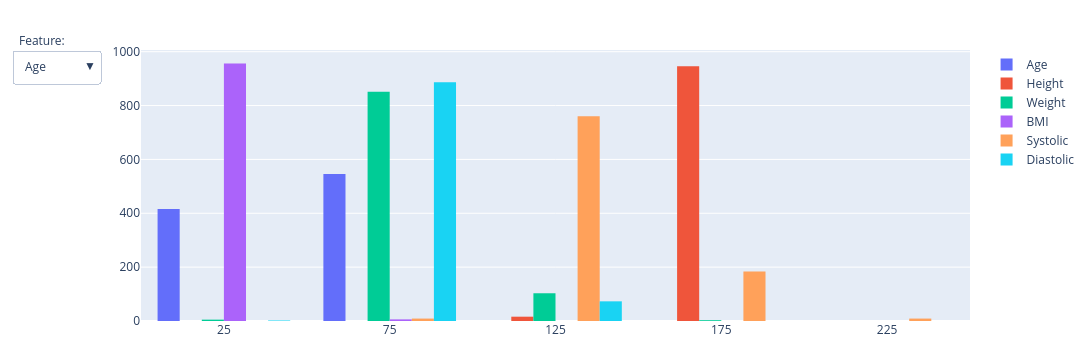

Source (notebook cell):
### Code cell
hist_features = ['Age', 'Height', 'Weight', 'BMI', 'Systolic', 'Diastolic']

plot = go.Figure(data=[go.Histogram(name=i, x=data[i], nbinsx = 10)
                       for i in hist_features])


# Add dropdown 
plot.update_layout( 
	updatemenus=[ 
		dict( 
			direction="down",
			buttons=list([ 
				dict(label=i, 
					method="update", 
					args=[{"visible": [i == j for j in hist_features]}, 
						{"title": i}])
                for i in hist_features
			]), 
		) 
	]) 

# Add annotation
plot.update_layout(
    annotations=[
        dict(text="Feature:", showarrow=False,
        x = -0.15, xref="paper", y=1.075, yref="paper", align="left")
    ]
)

plot.update_layout(
    autosize=False,
    width=1100,
    height=350,
    margin=dict(l=20, r=20, t=50, b=20),
)

plot.show()

### Figure 1 — Plotly figure (JSON) as saved in the notebook; plotly's stock layout.template omitted (floating-point values rounded to 4 significant figures; data arrays with more than 128 entries replaced by an {"elided": "..."} marker saying what was removed)
{"data": [{"name": "Age", "nbinsx": 10, "type": "histogram", "x": {"elided": "962 float values"}}, {"name": "Height", "nbinsx": 10, "type": "histogram", "x": {"elided": "962 float values"}}, {"name": "Weight", "nbinsx": 10, "type": "histogram", "x": {"elided": "962 float values"}}, {"name": "BMI", "nbinsx": 10, "type": "histogram", "x": {"elided": "962 float values"}}, {"name": "Systolic", "nbinsx": 10, "type": "histogram", "x": {"elided": "962 int values"}}, {"name": "Diastolic", "nbinsx": 10, "type": "histogram", "x": {"elided": "962 int values"}}], "layout": {"annotations": [{"align": "left", "showarrow": false, "text": "Feature:", "x": -0.15, "xref": "paper", "y": 1.075, "yref": "paper"}], "autosize": false, "height": 350, "margin": {"b": 20, "l": 20, "r": 20, "t": 50}, "updatemenus": [{"buttons": [{"args": [{"visible": [true, false, false, false, false, false]}, {"title": "Age"}], "label": "Age", "method": "update"}, {"args": [{"visible": [false, true, false, false, false, false]}, {"title": "Height"}], "label": "Height", "method": "update"}, {"args": [{"visible": [false, false, true, false, false, false]}, {"title": "Weight"}], "label": "Weight", "method": "update"}, {"args": [{"visible": [false, false, false, true, false, false]}, {"title": "BMI"}], "label": "BMI", "method": "update"}, {"args": [{"visible": [false, false, false, false, true, false]}, {"title": "Systolic"}], "label": "Systolic", "method": "update"}, {"args": [{"visible": [false, false, false, false, false, true]}, {"title": "Diastolic"}], "label": "Diastolic", "method": "update"}], "direction": "down"}], "width": 1100, "xaxis": {"autorange": true, "range": [0, 250], "type": "linear"}, "yaxis": {"autorange": true, "range": [0, 1006.0]}}}
